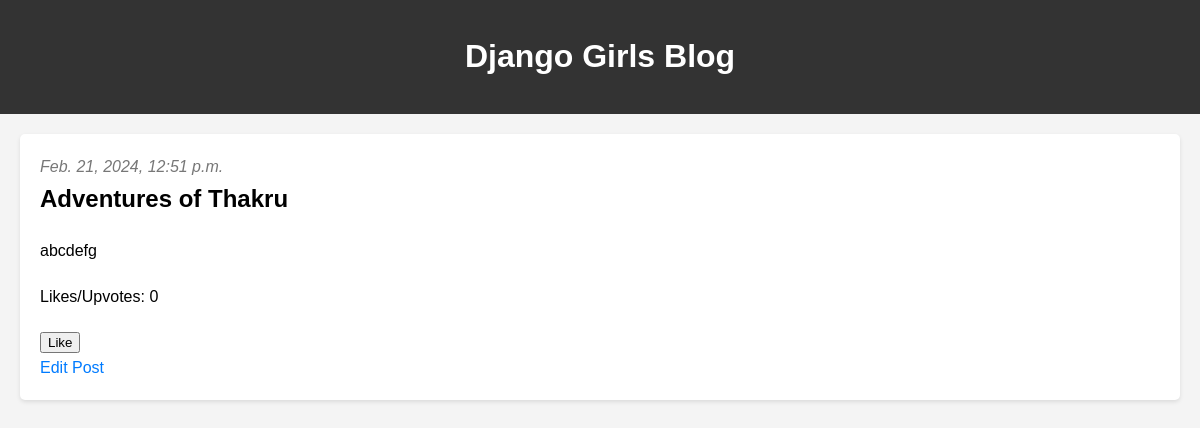
/post/1/, run on an earlier commit of the app's database.
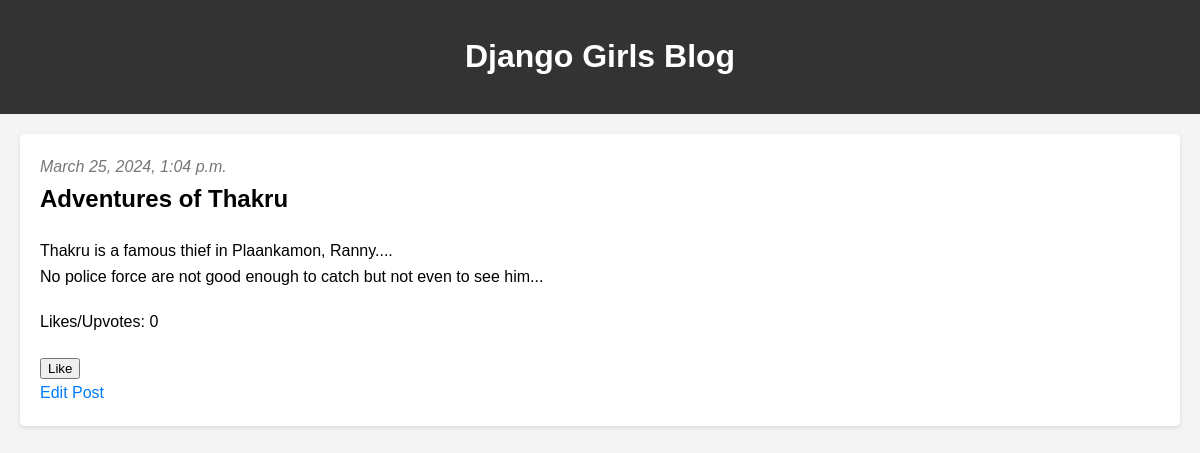
And on a later commit of the database.
### blog/models.py (models this page shows, shortened)
class Post(models.Model):
    author = models.ForeignKey(settings.AUTH_USER_MODEL, on_delete=models.CASCADE)
    title = models.CharField(max_length=200)
    text = models.TextField()
    created_date = models.DateTimeField(default=timezone.now)
    published_date = models.DateTimeField(blank=True, null=True)
    likes = models.ManyToManyField(settings.AUTH_USER_MODEL, related_name='post_likes', blank=True)
    def like_count(self):
        return self.likes.count()

### blog/views.py (the view)
# urls.py: path('post/<int:pk>/', views.post_detail, name='post_detail'),
def post_detail(request, pk):
    post = get_object_or_404(Post, pk=pk)
    return render(request, 'blog/post_detail.html', {'post': post})

### blog/templates/blog/post_detail.html (shortened to what this page needs)
{% extends 'blog/base.html' %}
{% block content %}
    <article class="post">
        {% if post.published_date %}
            <time class="date">
                {{ post.published_date }}
            </time>
        {% endif %}
        <h2>{{ post.title }}</h2>
        <p>{{ post.text|linebreaksbr }}</p>
        <p>Likes/Upvotes: {{ post.like_count }}</p>
            <form action="{% url 'like_post' pk=post.pk %}" method="POST">
                <button type="submit">{% if user in post.likes.all %}Liked{% else %}Like{% endif %}</button>
            </form>
        <a href="{% url 'post_edit' pk=post.pk %}" class="btn btn-primary">Edit Post</a>
    </article>
{% endblock %}

### blog/templates/blog/base.html (shortened to what this page needs)
<!DOCTYPE html>
<html>
    <head>
    </head>
    <body>
        <header class="page-header">
          <div class="container">
              <h1><a href="/">Django Girls Blog</a></h1>
          </div>
        </header>
        <main class="container">
            <div class="row">
                <div class="col">
                {% block content %}
                {% endblock %}
                </div>
            </div>
        </main>
    </body>
</html>

### blog/templates/blog/base.html (style rules this page uses)
body { font-family: Arial, sans-serif; line-height: 1.6; margin: 0; padding: 0; background-color: #f4f4f4; }
header { background-color: #333; color: #fff; padding: 10px 0; text-align: center; }
header h1 a { color: #fff; text-decoration: none; }
article { background-color: #fff; margin: 20px; padding: 20px; border-radius: 5px; box-shadow: 0 2px 4px rgba(0, 0, 0, 0.1); }
article time { font-style: italic; color: #777; }
article h2 { margin-top: 0; }
article p { margin-bottom: 20px; }
a { color: #007bff; text-decoration: none; }

What changed in the data, as far as the page shows it:
changed Post "Adventures of Thakru": published_date "Feb. 21, 2024, 12:51 p.m." → "March 25, 2024, 1:04 p.m."; text "abcdefg" → "Thakru is a famous thief in Plaankamon, Ranny.... No police force are not good enough to catch but not even to see him..."
